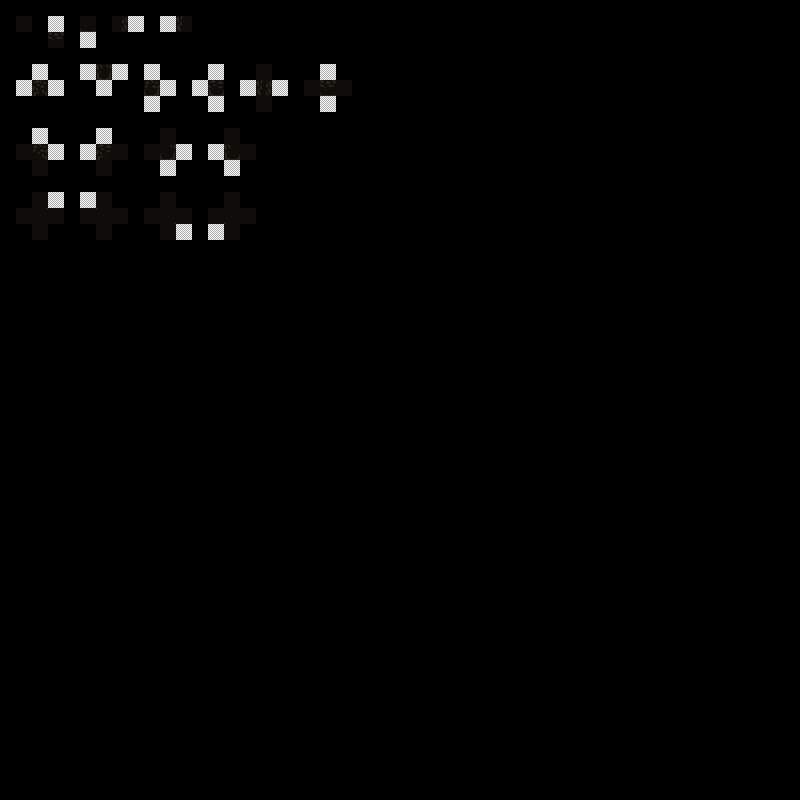

The image is a tile-based game level rendered from a .tmx file. Its description and source (layers, tilesets, objects; grid data summarised) follow:
An orthogonal 50x50 tile map with 16x16 px tiles, 3 tile layers (regions, input_ground, output_terrain).

<map version="1.9" tiledversion="1.9.2" orientation="orthogonal" renderorder="right-down" width="50" height="50" tilewidth="16" tileheight="16" infinite="0" nextlayerid="4" nextobjectid="1">
 <tileset firstgid="1" source="../ground.tsx" />
 <layer id="1" name="regions" width="50" height="50">
  <data>[2500 cells, 79 non-empty, 1 distinct tile ids]</data>
 </layer>
 <layer id="2" name="input_ground" width="50" height="50">
  <data>[2500 cells, 79 non-empty, 2 distinct tile ids]</data>
 </layer>
 <layer id="3" name="output_terrain" width="50" height="50">
  <data>[2500 cells, 19 non-empty, 19 distinct tile ids]</data>
 </layer>
</map>
